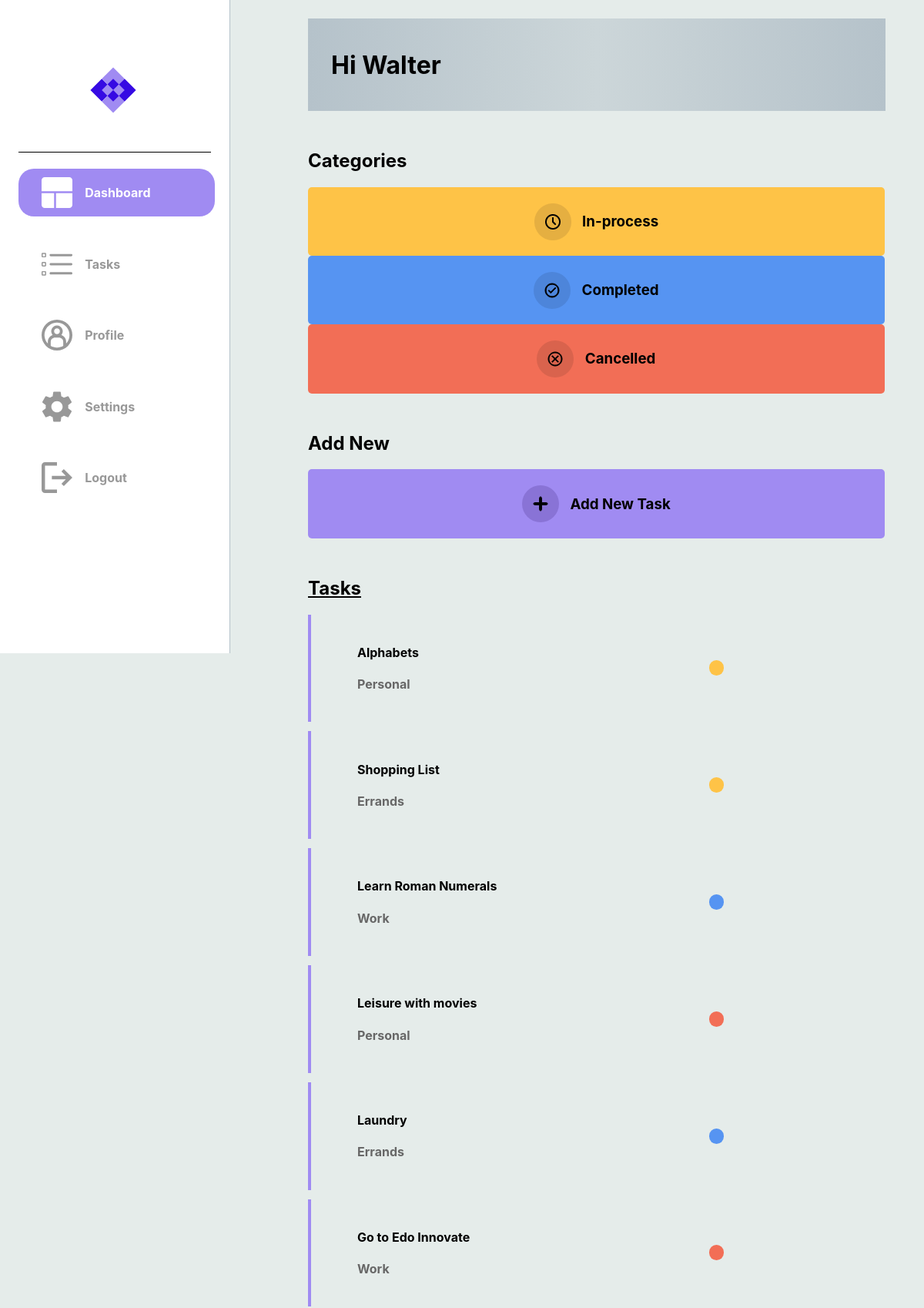
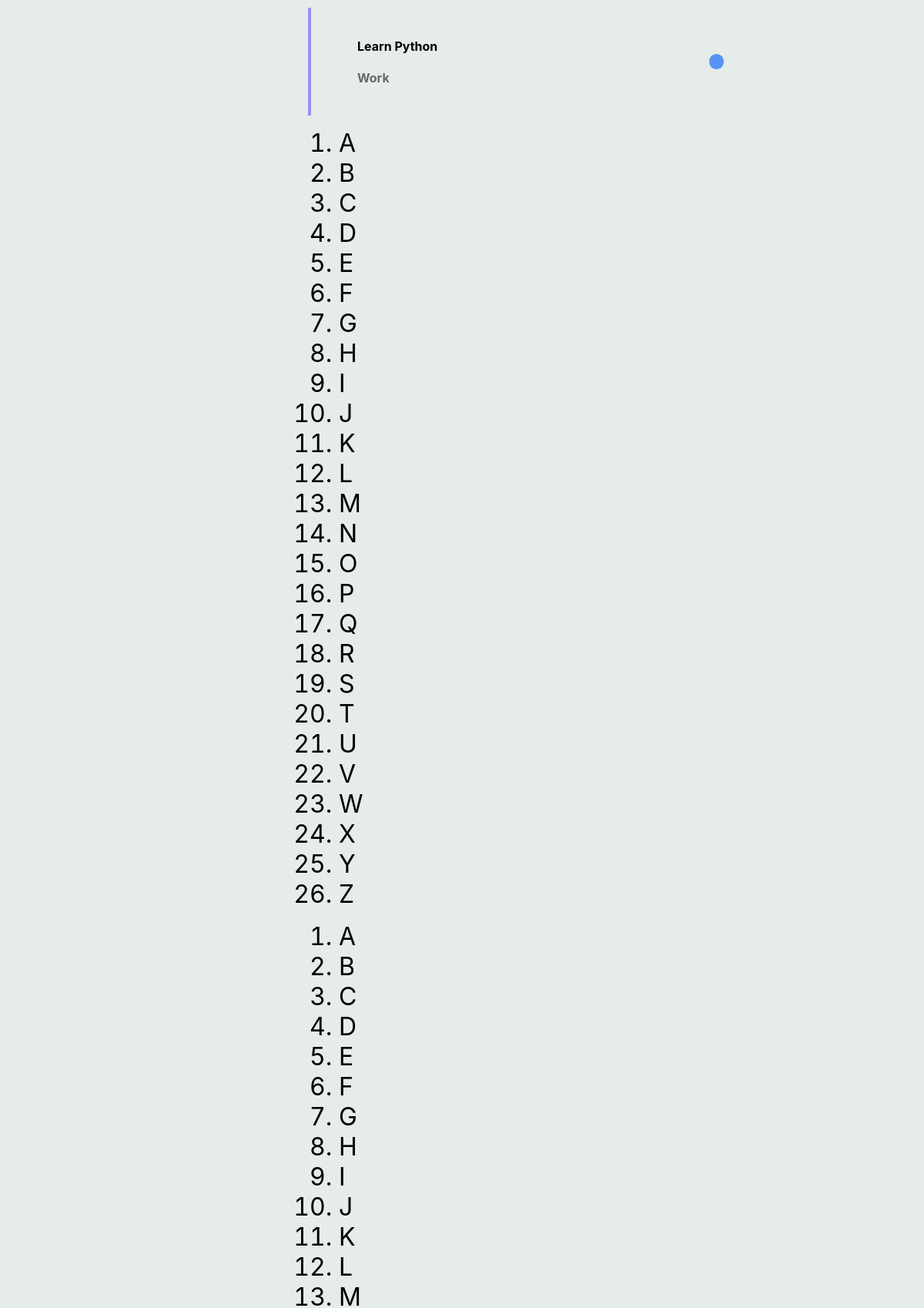
The page /dashboard (signed in, upper part) on the database its author committed (2 pictures, top to bottom).
### dotask/models.py (models this page shows)
class User(db.Model, UserMixin):
    __tablename__ = "user"
    id = db.Column(db.Integer, primary_key=True)
    email = db.Column(db.String(50), nullable=False, unique=True)
    password = db.Column(db.String(30), nullable=False)
    username = db.Column(db.String(30), nullable=False, unique=True)
    first_name = db.Column(db.String(30), nullable=False)
    last_name = db.Column(db.String(30), nullable=False)
    tasks = relationship('Task', back_populates='user')

class Task(db.Model):
    __tablename__ = "task"
    id = db.Column(db.Integer, primary_key=True)
    title = db.Column(db.String(100), nullable=False)
    description = db.Column(db.String(400), nullable=False)
    due_date = db.Column(db.Date, nullable=False)
    status = db.Column(Enum(TaskStatus))
    tag = db.Column(Enum(TaskTag))
    user_id = db.Column(db.Integer, db.ForeignKey('user.id'), nullable=False)
    user = relationship('User', back_populates='tasks')

### dotask/routes.py (the view)
@app.route("/dashboard")
@login_required
def hello_dashboard():
    tasks = Task.query.filter_by(user_id=current_user.id).all()
    if tasks:
        return render_template("dashboard.html", tasks=tasks)
    else:
        return render_template("dashboard.html")
    return render_template('dashboard.html')

### dotask/routes.py (called while the page is built)
@app.after_request
def after_request(response):
    response.headers["Cache-Control"] = "no-cache, no-store, must-revalidate"
    return response

@login_manager.user_loader
def load_user(user_id):
    return User.query.get(user_id)

### dotask/templates/dashboard.html (shortened to what this page needs)
<!DOCTYPE html>
<html lang="en">
<head>
    {% extends "layout.html" %}
    {% block head %}
        <link rel="stylesheet" {% block css_tab_colour %} href="../static/page_css_folder/dashboard.css" {% endblock %}/>
    {% endblock %}
    {% block dash_image_colour %}
    <a class="a1" href="{{ url_for('hello_dashboard') }}">
    <div id="logos">
        <img class="imgs" src="../static/dashboard_active.svg">
        <h4 class="sidebar-text">Dashboard</h4>
    </div>
    </a>
    {% endblock dash_image_colour %}
    {% block nav_title %}
    <div class="nav_title">
        <h1>Hi {{ current_user.first_name }}</h1>
    </div>
    {% endblock nav_title %}
    {% block categories %}
    <h2>Categories</h2>
    <div class="cate">
        <a href="{{ url_for('hello_in_process_tasks') }}">
            <div class="cate-container-1">
                <img src="../static/in_process.png">
                <h3>In-process</h3>
            </div>
        </a>
        <a href="{{ url_for('hello_completed_tasks') }}">
            <div class="cate-container-2">
                <img src="../static/completed.svg">
                <h3>Completed</h3>
            </div>
        </a>
        <a href="{{ url_for('hello_cancelled_tasks') }}">
            <div class="cate-container-3">
                <img src="../static/cancelled.svg">
                <h3>Cancelled</h3>
            </div>
        </a>
    </div>
    {% endblock categories %}
    {% block add_task %}
    <h2>Add New</h2>
    <div class="cate">
        <a href="{{ url_for('hello_new_task') }}">
            <div class="cate-container-4">
                <img src="../static/add_task.svg">
                <h3>Add New Task</h3>
            </div>
        </a>
    </div>
    {% endblock add_task %}
    {% block tasks %}
        {% if tasks %}
           <h2 class="task-h2">Tasks</h2>
            {% for task in tasks %}
            <a href="{{ url_for('hello_each_task', task_id=task['id']) }}">
            <div class="message-box">
                <div class="message">
                    <h4> {{ task['title'] }} </h4>
                    <h4 style="color: #676767;"> {{ task.tag.name }} </h4>
                </div>
                <div class="message-dot {% if task.status.name == 'In_Progress' %}progress-task
                    {% elif task.status.name == 'Completed' %}completed-task
                    {% elif task.status.name == 'Cancelled' %}cancelled-task
                    {% else %}unknown-task
                    {% endif %}">
                </div>
            </div>
        </a>
            {% endfor %}
        {% endif %}
    {% endblock tasks %}

### dotask/static/layout.css (style rules this page uses)
@media (min-width: 768px) { body { margin: auto; padding: auto; background-color: #E5ECEA; display: flex; font-family: inter; } }
@media (min-width: 768px) { a { text-decoration: none; color: black; } }
@media (min-width: 768px) { .sidebar > div > a { width: 90%; text-decoration: none; } }
@media (min-width: 768px) { .sidebar > div > a > div { width: 100%; height: 10%; padding-left: 30px; margin: 5% auto; border-radius: 20px; } }
@media (min-width: 768px) { #logos { width: 100%; display: grid; grid-template-columns: 1fr 3fr; align-items: center; } }
@media (min-width: 768px) { .sidebar-text { color: #989898; font-size: 1rem; } }
@media (min-width: 768px) { .imgs { height: 40px; width: 40px; } }

### dotask/static/page_css_folder/dashboard.css (style rules this page uses)
.a1 > div { background-color: #A08BF2; width: 100%; height: 10%; padding-left: 30px; margin: 5% auto; border-radius: 20px; color: white; }
.a1 > div > h4 { color: white; }
.a1 > div > img { fill: #FFFFFF; }
.nav_title { padding-left: 5%; margin-bottom: 50px; background-image: linear-gradient(to right, #B5C2CA , #CCD6D9, #B5C2CA); display: flex; justify-content: start; align-items: center; width: 60vw; height: 15vh; }
img { padding-right: 2%; }
.cate { width: 60vw; margin-bottom: 50px; }
a { text-decoration: none; }
.cate > a { width: 60vw; padding-bottom: 50px; }
.cate > a > div { width: 100%; padding: 2%; border-radius: 5px; display: flex; justify-self: start; align-items: center; }
.cate-container-1 { background-color: #FEC347; justify-content: center; }
.cate-container-2 { background-color: #5694F2; justify-content: center; }
.cate-container-3 { background-color: #F26E56; justify-content: center; }
.cate-container-4 { background-color: #A08BF2; align-items: center; justify-content: center; }
.task-h2 { text-decoration: underline; }
.message-box { display: flex; margin-top: 2%; padding-right: 10%; padding-left: 10%; padding-top: 3%; padding-bottom: 3%; border-left: 4px solid #A08BF2; display: flex; justify-content: center; align-items: center; }
.message { width: 100%; border-radius: 5px; display: block; justify-content: center; align-items: center; }
.message-dot { width: 20px; height: 20px; border-radius: 50px; }
.progress-task { background-color: #FEC347; }
.completed-task { background-color: #5694F2; }
.cancelled-task { background-color: #F26E56; }

### rows shown on the page
User: first_name "Walter"
Task: title "Alphabets", tag.name "Personal"
Task: title "Shopping List", tag.name "Errands"
Task: title "Learn Roman Numerals", tag.name "Work"
Task: title "Leisure with movies", tag.name "Personal"
Task: title "Laundry", tag.name "Errands"
Task: title "Go to Edo Innovate", tag.name "Work"
Task: title "Learn Python", tag.name "Work"
